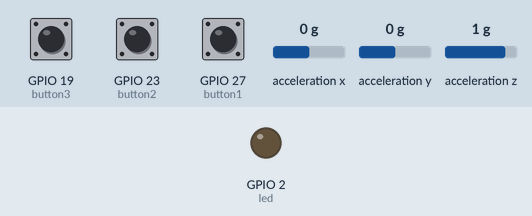
This sketch was run on a simulated ESP32. On the bench: output pins drawn as LEDs (lit = HIGH). Dashed ring = blinking. The inputs (shaded band) are chosen by the test bench; at power-on: GPIO 19 (button3) LOW, GPIO 23 (button2) LOW, GPIO 27 (button1) LOW, acceleration x 0 g, acceleration y 0 g, acceleration z 1 g. WiFi joins after 1.5 s; servers stay silent unless stated; what the sketch prints to the serial monitor is not drawn.

Above: at 2.7 s.
2.8 s: GPIO 19 (button3) pulled HIGH for 1 s
At 4.9 s:
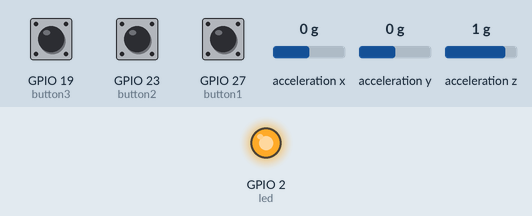
5.3 s: GPIO 23 (button2) pulled HIGH for 1 s
At 5.92 s:
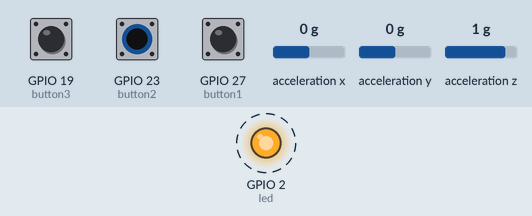
7.9 s: GPIO 27 (button1) pulled HIGH for 3.2 s
At 8.5 s:
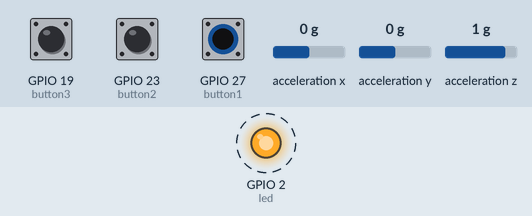
12.6 s: GPIO 27 (button1) pulled HIGH for 0.15 s
At 13.8 s:
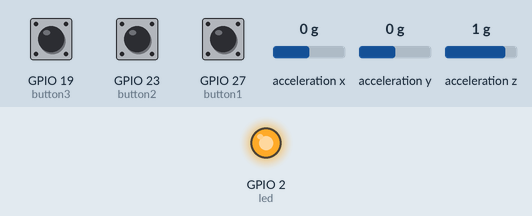
14.2 s: GPIO 27 (button1) pulled HIGH for 1 s
At 16.1 s:
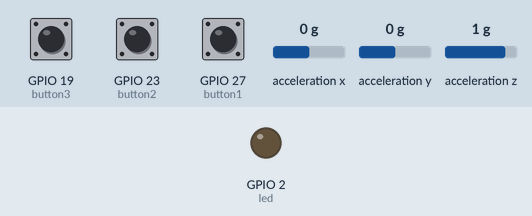
Timing chart, 0 to 17.6 s (numbered marks = the images above; inputs shaded):
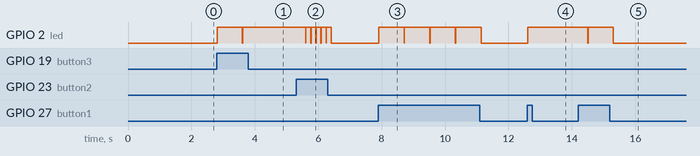

Measured:
- after the input at 2.8 s, GPIO 2 (led): LOW → HIGH at once, → LOW 0.80 s later, → HIGH 0.01 s later
- after the input at 5.3 s, GPIO 2 (led): alternates HIGH for 0.15 s and LOW for 0.01 s, 11 changes in all, then stays LOW, starting after 0.30 s
- after the input at 7.9 s, GPIO 2 (led): alternates HIGH for 0.80 s and LOW for 0.01 s, starting at once
- after the input at 12.6 s, GPIO 2 (led): LOW → HIGH at once
- after the input at 14.2 s, GPIO 2 (led): HIGH → LOW after 0.30 s, → HIGH 0.01 s later, → LOW 0.80 s later

The sketch:

wandHardware.ino
```cpp
#include <WiFi.h>
#include <WiFiMulti.h>
#include "FirebaseESP32.h"
#include <Wire.h>
#include <Adafruit_Sensor.h>
#include <Adafruit_ADXL345_U.h>


FirebaseData firebaseData;
WiFiMulti WiFiMulti;

#define led 2
#define button1 27
#define button2 23
#define button3 19
#define THRESH 17.00
float oldX = 0, oldY = 0, oldZ = 0;
/* Assign a unique ID to this sensor at the same time */
Adafruit_ADXL345_Unified accel = Adafruit_ADXL345_Unified(12345);

int gateVal = 0;

const char* ssid     = "MySSID";
const char* password = "MyPass";
#define FIREBASE_HOST "https://everythingwand-default-rtdb.firebaseio.com/"
#define FIREBASE_AUTH "MyAuth"
static bool hasWifi = false;


void setup() {
  // put your setup code here, to run once:
  pinMode(led, OUTPUT);
  pinMode(button1, INPUT);
  pinMode(button2, INPUT);
  pinMode(button3, INPUT);
  Serial.begin(9600);
  Serial.println("Connecting to WiFi...");
  if (!accel.begin())
  {
    /* There was a problem detecting the ADXL345 ... check your connections */
    Serial.println("Ooops, no ADXL345 detected ... Check your wiring!");
    while (1);
  }
  accel.setRange(ADXL345_RANGE_16_G);
  WiFi.begin(ssid, password);
  while (WiFi.status() != WL_CONNECTED) {
    delay(500);
    Serial.print(".");
  }
  hasWifi = true;
  Serial.println("WiFi connected");
  Serial.println("IP address: ");
  Serial.println(WiFi.localIP());
  Firebase.begin(FIREBASE_HOST, FIREBASE_AUTH);
  Firebase.reconnectWiFi(true);

}

void loop() {
  // put your main code here, to run repeatedly:
  sensors_event_t event;
  accel.getEvent(&event);
  if (digitalRead(button1)) {
    //pizza order
    Serial.println("Button 1 was pressed");
    digitalWrite(led, HIGH);
    bool secondButtonPressed = false;
    delay(500);
    while (!secondButtonPressed) {
      if (digitalRead(button1)) {
        secondButtonPressed = true;
        Serial.println("Button 1 was pressed again");
        Firebase.setInt(firebaseData, "/Attribute", 1);
      } else if (digitalRead(button2)) {
        secondButtonPressed = true;
        Serial.println("Button 2 was pressed again");
        Firebase.setInt(firebaseData, "/Attribute", 2);
      } else if (digitalRead(button3)) {
        secondButtonPressed = true;
        Serial.println("Button 3 was pressed again");
        Firebase.setInt(firebaseData, "/Attribute", 3);
      }
    }

    Firebase.setInt(firebaseData, "/Command", 1);
    digitalWrite(led, LOW);

  } else if (digitalRead(button2)) {
    //sonos
    Serial.println("Button 2 was pressed");
    digitalWrite(led, HIGH);
    Firebase.setInt(firebaseData, "/Command", 2);
    digitalWrite(led, LOW);
  } else if (digitalRead(button3)) {
    //netflix
    Serial.println("Button 3 was pressed");
    digitalWrite(led, HIGH);
    bool secondButtonPressed = false;
    delay(500);
    while (!secondButtonPressed) {
      if (digitalRead(button1)) {
        secondButtonPressed = true;
        Serial.println("Button 1 was pressed again");
        Firebase.setInt(firebaseData, "/Attribute", 1);
      } else if (digitalRead(button2)) {
        secondButtonPressed = true;
        Serial.println("Button 2 was pressed again");
        Firebase.setInt(firebaseData, "/Attribute", 2);
      } else if (digitalRead(button3)) {
        secondButtonPressed = true;
        Serial.println("Button 3 was pressed again");
        Firebase.setInt(firebaseData, "/Attribute", 3);
      }
    }
    Firebase.setInt(firebaseData, "/Command", 3);
    digitalWrite(led, LOW);
  } else if (abs(event.acceleration.x - oldX) > THRESH || abs(event.acceleration.y - oldY) > THRESH || abs(event.acceleration.z - oldZ) > THRESH) {
    //text boss
    digitalWrite(led, HIGH);
    Firebase.setInt(firebaseData, "/Command", 0);
    digitalWrite(led, LOW);
  }
  oldX = event.acceleration.x;
  oldY = event.acceleration.y;
  oldZ = event.acceleration.z;
  delay(10);

}
```
